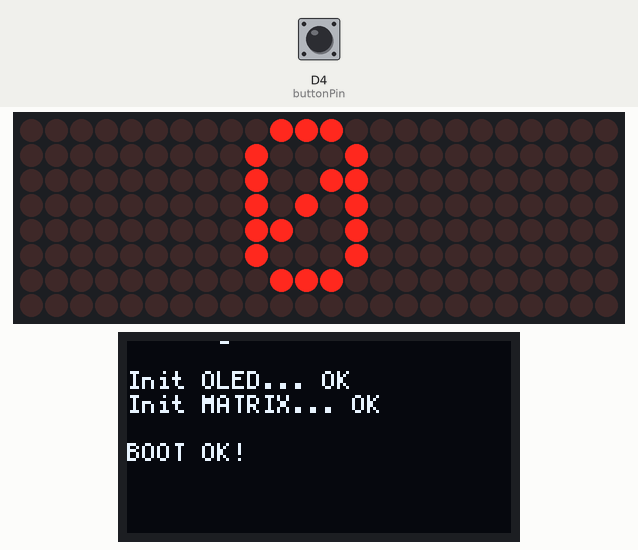
This program was run on a simulated Arduino Nano ESP32. Parts: 24×8 LED matrix, 128×64 one-colour display. The test bench sets the inputs (shaded band); at power-on: D4 (buttonPin) HIGH. Random numbers use the default seed unless the program sets one.

Above: at 1.4 s.
At 3.65 s:
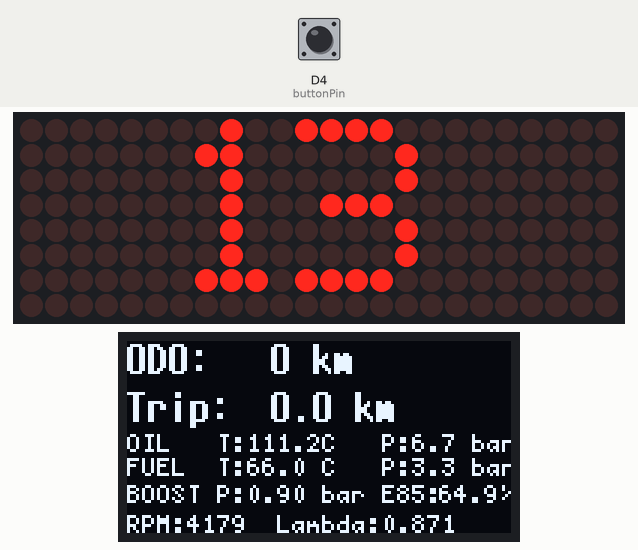
3.7 s: D4 (buttonPin) pulled LOW for 0.15 s
At 4.15 s:
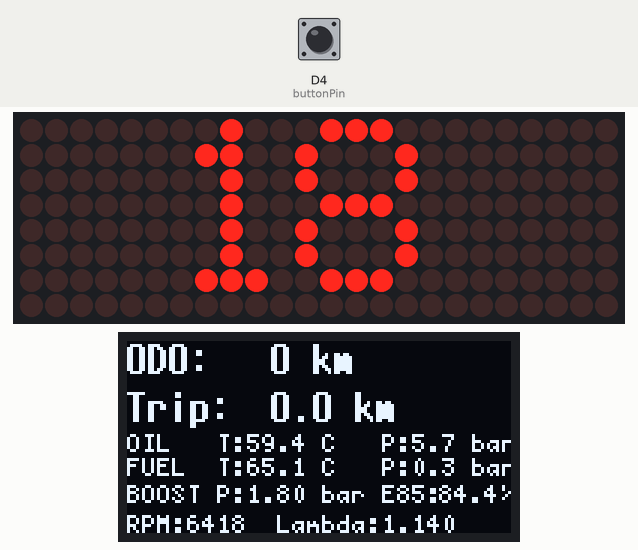
4.4 s: D4 (buttonPin) pulled LOW for 1 s
At 5.15 s:
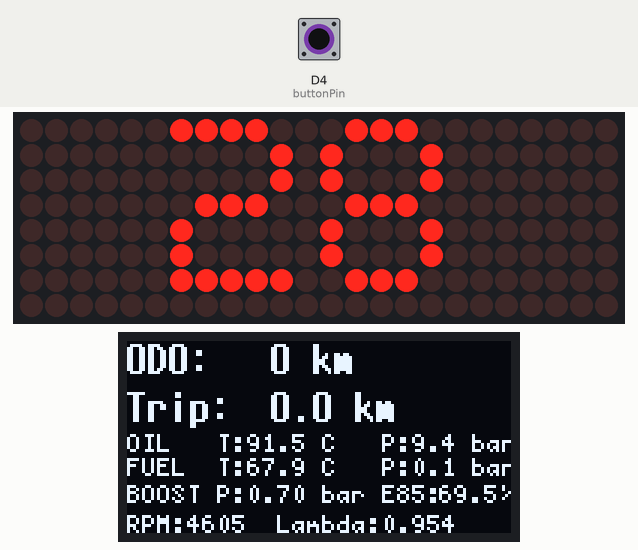

Measured:
- what the display in image 0 shows lasts 1.0 s, from 1.4 s to 2.4 s

The program:

main.cpp
```cpp
#include <Arduino.h>
#include <U8g2lib.h>
#include <MD_MAX72xx.h>
#include <MD_Parola.h>
#include <mcp_can.h>
#include <SPI.h>


//                                Arduino Nano ESP32
//
//                                    ____---____
//                  SCK/D13~  (16) --|O  |   |  O|-- (15)   D12/MISO
//                  +3V3      (17) --|O  |___|  O|-- (14)   D11/MOSI
//                  AREF      (18) --|O         O|-- (13)   D10
//                  A0        (19) --|O   [O]   O|-- (12)   D9
//                  A1        (20) --|O         O|-- (11)   D8
//                  A2        (21) --|O []  ___ O|-- (10)   D7
//                  A3        (22) --|O    |   |O|-- (9)    D6
//                  SDA/A4    (23) --|O    |___|O|-- (8)    D5
//                  SCL/A5    (24) --|O         O|-- (7)    D4
//                  A6        (25) --|O _______ O|-- (6)    D3
//                  A7        (26) --|O|       |O|-- (5)    D2
//                  +5V       (27) --|O| ESP32 |O|-- (4)    GND
//                  RESET     (28) --|O|   S3  |O|-- (3)    RESET
//                  GND       (29) --|O|_______|O|-- (2)    D0/RX0
//                  VIN       (30) --|O|_______|O|-- (1)    D1/TX0
//
//                  Pinout for Arduino Nano ESP32
//
//                  CAN BUS MCP2515
//                  CS            D6
//                  SCK           D13
//                  MISO          D12
//                  MOSI          D11
//
//                  OLED
//                  CS            D7
//                  SCK           D13
//                  MISO          --
//                  MOSI          D11
//                  RST           D10
//                  DC            D9
//
//                  8x8 Matrix
//                  CS            D5
//                  DATA          D11
//                  CLK           D13
//
//                  Reset btn     D4

#define MATRIXTYPE MD_MAX72XX::DR1CR1RR1_HW


// Define library objects
U8G2_SSD1309_128X64_NONAME0_F_4W_HW_SPI oled(U8G2_R0, /* CS */ 7, /* DC */ 9, /* Reset */ 8);
MD_Parola speedometer = MD_Parola(MATRIXTYPE, /* CS */ 5, /* number of devices */ 3);
MCP_CAN CAN0(6);

// Global variables
float oilT, oilP, fuelT, fuelP, boostP, e85conc, rpm, lambda;
int speed;

int buttonPin = 4;

// Vehicle data
uint64_t totalDistance_m = 0;
uint32_t tripDistance_m  = 0;
float distanceRemainder_m = 0.0;

// Save data
static bool savePending = false;
static uint32_t stopStartMs = 0;
const uint32_t STOP_DELAY_MS = 3000; // 3 sekunder
static uint32_t lastSavedOdo = totalDistance_m;

float tripDisplay;   // km + 100 m precision
float odoDisplay;   // hela km

// Timers
const unsigned long OLED_UPDATE_MS = 250;
unsigned long lastOledUpdate = 0;

const unsigned long MATRIX_UPDATE_MS = 100;
unsigned long lastMatrixUpdate = 0;

// Button handling
const unsigned long LONG_PRESS = 3000;
const unsigned long DEBUG_PRESS = 10000;
const int MAX_SCREEN_INDEX = 5;
bool buttonState = HIGH;
bool lastButtonState = HIGH;
unsigned long pressStart = 0;
bool debugMode = false;
int screenIndex = 0;


void updateOdometer(float speed_kmh) {
  static uint32_t lastMs = 0;
  uint32_t now = millis();

  if (lastMs == 0) {
    lastMs = now;
    return;
  }

  uint32_t dt_ms = now - lastMs;
  lastMs = now;

  // ---- Beräkna tillryggalagd distans ----
  float dt_s = dt_ms / 1000.0;
  float speed_ms = speed_kmh / 3.6;   // km/h -> m/s
  float delta_m = speed_ms * dt_s;

  distanceRemainder_m += delta_m;

  uint32_t wholeMeters = (uint32_t)distanceRemainder_m;
  if (wholeMeters > 0) {
    totalDistance_m += wholeMeters;
    tripDistance_m  += wholeMeters;
    distanceRemainder_m -= wholeMeters;
  }

  // ---- Uppdatera displayvärden ----
  odoDisplay  = floor(totalDistance_m / 1000.0);      // hela km
  tripDisplay = floor(tripDistance_m / 100.0) / 10.0; // km + 100 m precision

  /*
  // ---- Spara var 1000:e meter ----
  if (totalDistance_m - lastSavedOdo >= 1000) {
    prefs.begin("car", false);
    prefs.putUInt("odo", (uint32_t)totalDistance_m);
    prefs.putUInt("trip", (uint32_t)tripDistance_m);
    prefs.end();
    lastSavedOdo = totalDistance_m;
    Serial.println("Saved to NVS (1000 m interval)");
  }

  // ---- Spara en gång när bilen står still ≥3 sek ----
  static bool stillSaved = false;
  static uint32_t stopStartMs = 0;
  if (speed_kmh == 0) {
    if (!stillSaved) {
      if (stopStartMs == 0) stopStartMs = now;

      if (now - stopStartMs >= 3000) { // 3 sek
        prefs.begin("car", false);
        prefs.putUInt("odo", (uint32_t)totalDistance_m);
        prefs.putUInt("trip", (uint32_t)tripDistance_m);
        prefs.end();
        lastSavedOdo = totalDistance_m;
        stillSaved = true;
        Serial.println("Saved to NVS (stopped 3s)");
      }
    }
  } else {
    // bilen rör sig, nollställ timer och flagga
    stopStartMs = 0;
    stillSaved = false;
  }
  */
}


// Main OLED
void drawMainOled() {
  oled.clearBuffer();

  oled.setFont(u8g2_font_7x14B_tr);
  oled.drawStr(0, 11, "ODO:");
  oled.setCursor(48, 11);
  oled.print(odoDisplay,0);
  oled.print(" km");

  oled.drawStr(0, 27, "Trip:");
  oled.setCursor(48, 27);
  oled.print(tripDisplay, 1);
  oled.print(" km");

  oled.setFont(u8g2_font_5x7_tr);
  oled.drawStr(0, 37, "OIL   T:     C   P:    bar");
  oled.setCursor(40, 37);
  oled.print(oilT, 1);
  oled.setCursor(95, 37);
  oled.print(oilP, 1);

  oled.drawStr(0, 45, "FUEL  T:     C   P:    bar");
  oled.setCursor(40, 45);
  oled.print(fuelT, 1);
  oled.setCursor(95, 45);
  oled.print(fuelP, 1);

  oled.drawStr(0, 54, "BOOST P:     bar E85:    %");
  oled.setCursor(40, 54);
  oled.print(boostP, 2);
  oled.setCursor(104, 54);
  oled.print(e85conc, 1);

  oled.drawStr(0, 64, "RPM:      Lambda:");
  oled.setCursor(20, 64);
  oled.print(rpm, 0);
  oled.setCursor(85, 64);
  oled.print(lambda, 3);

  oled.sendBuffer();
}

void drawOledScreen1() {
  oled.clearBuffer();
  oled.setCursor(0,8);
  oled.print(F("Screen 1"));
  oled.sendBuffer();
}

void drawDebugOled() {
  oled.clearBuffer();
  oled.setCursor(0,8);
  oled.print(F("DEBUG MODE"));
  oled.sendBuffer();
}

void updateOLED(int index){
  // Update OLED based on screen index
  oled.clearBuffer();
  switch(index){
    case 0:
      drawMainOled();
      break;
    case 1:
      //drawScreen1Oled();
      break;
    default:
      drawMainOled();
      break;
  }
}

void handleButton() {
  buttonState = digitalRead(buttonPin);

  if (lastButtonState == HIGH && buttonState == LOW){
    pressStart = millis();
  }

  if (lastButtonState == LOW && buttonState == HIGH){
    unsigned long pressDuration = millis() - pressStart;

    if(pressDuration < LONG_PRESS){
      // Short press
      screenIndex++;
      if(screenIndex > MAX_SCREEN_INDEX) screenIndex = 0;
      // Update display based on screen index
    }
    else if (pressDuration >= LONG_PRESS && pressDuration < DEBUG_PRESS){
      // Long press - reset trip meter
      tripDistance_m = 0;
      tripDisplay = 0.0;

    }
    else if (pressDuration >= DEBUG_PRESS){
      debugMode = !debugMode;
      if (debugMode) {
        speedometer.displayText("DBUG",PA_CENTER, 50, 0, PA_OPENING_CURSOR, PA_NO_EFFECT);
        speedometer.displayAnimate();
        while(!speedometer.displayAnimate());
        drawDebugOled();
      } else {
        speedometer.displayText("0",PA_CENTER, 50, 0, PA_OPENING_CURSOR, PA_NO_EFFECT);
        speedometer.displayAnimate();
        while(!speedometer.displayAnimate());
      }
    }
  }

}

void drawMatrix(){
    speedometer.print(speed);
}

void setup() {
    // Initialization code here

    //Setup I/O
    pinMode(buttonPin, INPUT_PULLUP);

    speedometer.begin();
    speedometer.setIntensity(15);
    speedometer.displayClear();
    speedometer.setTextAlignment(PA_CENTER);
    speedometer.displayText("BOOT",PA_CENTER, 50, 0, PA_OPENING_CURSOR, PA_NO_EFFECT);
    while(!speedometer.displayAnimate());

    oled.begin();
    oled.clearBuffer();
    oled.setFont(u8g2_font_5x7_tr);
    oled.print(F("Booting..."));
    oled.sendBuffer();
    delay(200);
    oled.setCursor(0,16);
    oled.print(F("Init OLED... OK"));
    oled.setCursor(0,24);
    oled.print(F("Init MATRIX... OK"));
    oled.sendBuffer();
    delay(200);


    /*
    // Initialize MCP2515 CAN controller at 500kbps
    oled.setCursor(0,32);
    if (CAN0.begin(MCP_ANY, CAN_500KBPS, MCP_8MHZ) == CAN_OK) {
      Serial.println("MCP2515 init OK!");
      oled.print(F("MCP2515 init OK!"));
      oled.sendBuffer();
      CAN0.setMode(MCP_NORMAL);
    } else {
      Serial.println("MCP2515 init FAIL");
      oled.print(F("MCP2515 init FAILED!"));
      oled.sendBuffer();
      speedometer.print("FAIL");
      while (1);
    }
    */

    oled.setCursor(0,40);
    oled.print(F("BOOT OK!"));
    oled.sendBuffer();

    speedometer.displayText("0",PA_CENTER, 50, 0, PA_OPENING_CURSOR, PA_NO_EFFECT);
    while(!speedometer.displayAnimate());

    delay(1000);
}

void loop() {
    // Main code here
    unsigned long now = millis();
    //speedometer.displayAnimate();

    // Display updates
    if(now - lastOledUpdate >= OLED_UPDATE_MS) {
      lastOledUpdate = now;
      oilT = random(0,1200)/10.0;
      oilP = random(0,100)/10.0;
      fuelT = random(-50,850)/10.0;
      fuelP = random(0,50)/10.0;
      boostP = random(-10,20)/10.0;
      e85conc = random(600,900)/10.0;
      rpm = random(450,7500);
      lambda = random(850,1150)/1000.0;
      updateOLED(screenIndex);
    }

    if(now - lastMatrixUpdate >= MATRIX_UPDATE_MS && !debugMode) {
      lastMatrixUpdate = now;
      speed = speed + 1;
      if (speed > 300) speed = 0;
      drawMatrix();
    }

    updateOdometer(speed);
    handleButton();

}
```
